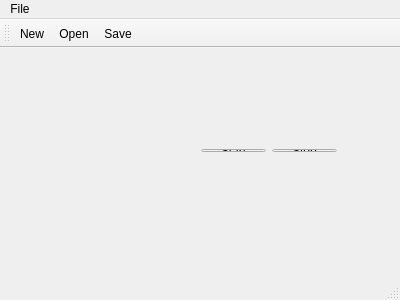
<?xml version="1.0" encoding="UTF-8"?>
<ui version="4.0">
 <class>MainWindow</class>
 <widget class="QMainWindow" name="MainWindow">
  <property name="geometry">
   <rect>
    <x>0</x>
    <y>0</y>
    <width>400</width>
    <height>300</height>
   </rect>
  </property>
  <property name="windowTitle">
   <string>MainWindow</string>
  </property>
  <widget class="QWidget" name="centralWidget">
   <widget class="QWidget" name="layoutWidget">
    <property name="geometry">
     <rect>
      <x>40</x>
      <y>40</y>
      <width>311</width>
      <height>22</height>
     </rect>
    </property>
    <layout class="QHBoxLayout" name="horizontalLayout">
     <item>
      <widget class="QLabel" name="label">
       <property name="text">
        <string>Channels: </string>
       </property>
      </widget>
     </item>
     <item>
      <widget class="QSlider" name="horizontalSlider">
       <property name="orientation">
        <enum>Qt::Horizontal</enum>
       </property>
      </widget>
     </item>
     <item>
      <widget class="QSpinBox" name="spinBox"/>
     </item>
    </layout>
   </widget>
   <widget class="QWidget" name="layoutWidget">
    <property name="geometry">
     <rect>
      <x>190</x>
      <y>90</y>
      <width>158</width>
      <height>25</height>
     </rect>
    </property>
    <layout class="QHBoxLayout" name="horizontalLayout_2">
     <item>
      <widget class="QPushButton" name="startButton">
       <property name="text">
        <string>Start</string>
       </property>
      </widget>
     </item>
     <item>
      <widget class="QPushButton" name="stopButton">
       <property name="text">
        <string>Stop</string>
       </property>
      </widget>
     </item>
    </layout>
   </widget>
  </widget>
  <widget class="QMenuBar" name="menuBar">
   <property name="geometry">
    <rect>
     <x>0</x>
     <y>0</y>
     <width>400</width>
     <height>21</height>
    </rect>
   </property>
   <widget class="QMenu" name="menuFile">
    <property name="title">
     <string>File</string>
    </property>
    <addaction name="actionNew"/>
    <addaction name="actionOpen"/>
    <addaction name="actionSave"/>
   </widget>
   <addaction name="menuFile"/>
  </widget>
  <widget class="QToolBar" name="mainToolBar">
   <attribute name="toolBarArea">
    <enum>TopToolBarArea</enum>
   </attribute>
   <attribute name="toolBarBreak">
    <bool>false</bool>
   </attribute>
   <addaction name="actionNew"/>
   <addaction name="actionOpen"/>
   <addaction name="actionSave"/>
  </widget>
  <widget class="QStatusBar" name="statusBar"/>
  <action name="actionSave">
   <property name="icon">
    <iconset resource="Resources.qrc">
     <normaloff>:/Images/save.png</normaloff>:/Images/save.png</iconset>
   </property>
   <property name="text">
    <string>Save</string>
   </property>
  </action>
  <action name="actionNew">
   <property name="icon">
    <iconset resource="Resources.qrc">
     <normaloff>:/Images/new.png</normaloff>:/Images/new.png</iconset>
   </property>
   <property name="text">
    <string>New</string>
   </property>
  </action>
  <action name="actionOpen">
   <property name="icon">
    <iconset resource="Resources.qrc">
     <normaloff>:/Images/open.png</normaloff>:/Images/open.png</iconset>
   </property>
   <property name="text">
    <string>Open</string>
   </property>
  </action>
 </widget>
 <layoutdefault spacing="6" margin="11"/>
 <resources>
  <include location="Resources.qrc"/>
 </resources>
 <connections/>
</ui>
